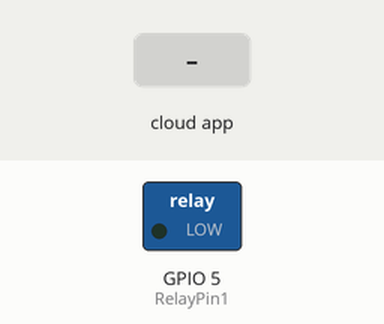
This program was run on a simulated ESP8266 (NodeMCU). Parts: switched loads named in the program (green lamp = pin HIGH). The test bench sets the inputs (shaded band). WiFi joins after 1.5 s; servers stay silent unless stated; what the program prints to the serial monitor is not drawn.

Above: at 2.7 s.
2.8 s: the phone or cloud app sets Light1 to 255
At 4.0 s:
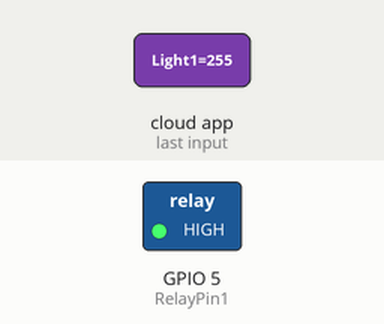
4.3 s: the phone or cloud app sets Light1 to 0
At 5.3 s:
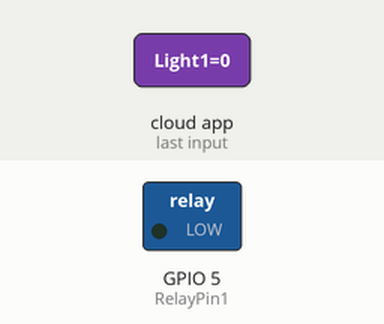
Timing chart, 0 to 7.3 s (numbered marks = the images above; inputs shaded):
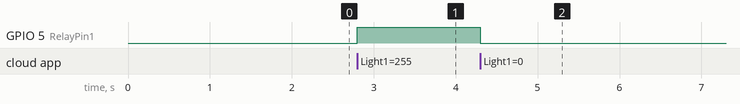

The program:

main.cpp
```cpp
#include <Arduino.h>
#ifdef ARDUINO_ARCH_ESP32
#include <WiFi.h>
#else
#include <ESP8266WiFi.h>
#endif
#include <Espalexa.h>

// prototypes
boolean connectWifi();

//callback functions
void firstLightChanged(uint8_t brightness);

// Change this!!
const char* ssid = "JPSB";
const char* password = "";

boolean wifiConnected = false;

Espalexa espalexa;

EspalexaDevice* device1;

#define RelayPin1 5  //D1

void setup()
{
  Serial.begin(9600);
  pinMode(RelayPin1, OUTPUT);
  // Initialise wifi connection
  wifiConnected = connectWifi();
  if(wifiConnected){
    device1 = new EspalexaDevice("Light1", firstLightChanged); //you can also create the Device objects yourself like here
    espalexa.addDevice(device1); //and then add them
    device1->setValue(255); //this allows you to e.g. update their state value at any time!
    espalexa.begin();
  } else
  {
    while (1) {
      Serial.println("Cannot connect to WiFi. Please check data and reset the ESP.");
      delay(2500);
    }
  }
}

void loop()
{
   espalexa.loop();
   delay(1);
}

//our callback functions
void firstLightChanged(uint8_t brightness) {
    //Control the device
    if (brightness == 255)
      {
        digitalWrite(RelayPin1, HIGH);
        Serial.println("Device1 ON");
      }
    else if (brightness == 0)
    {
      digitalWrite(RelayPin1, LOW);
      Serial.println("Device1 OFF");
    }
}

// connect to wifi – returns true if successful or false if not
boolean connectWifi(){
  boolean state = true;
  int i = 0;

  WiFi.mode(WIFI_STA);
  WiFi.begin(ssid, password);
  Serial.println("");
  Serial.println("Connecting to WiFi");

  // Wait for connection
  Serial.print("Connecting...");
  while (WiFi.status() != WL_CONNECTED) {
    delay(500);
    Serial.print(".");
    if (i > 20){
      state = false; break;
    }
    i++;
  }
  Serial.println("");
  if (state){
    Serial.print("Connected to ");
    Serial.println(ssid);
    Serial.print("IP address: ");
    Serial.println(WiFi.localIP());
  }
  else {
    Serial.println("Connection failed.");
  }
  return state;
}
```

Measured:
- after the input at 2.8 s, GPIO 5 (RelayPin1): LOW → HIGH at once
- after the input at 4.3 s, GPIO 5 (RelayPin1): HIGH → LOW at once
